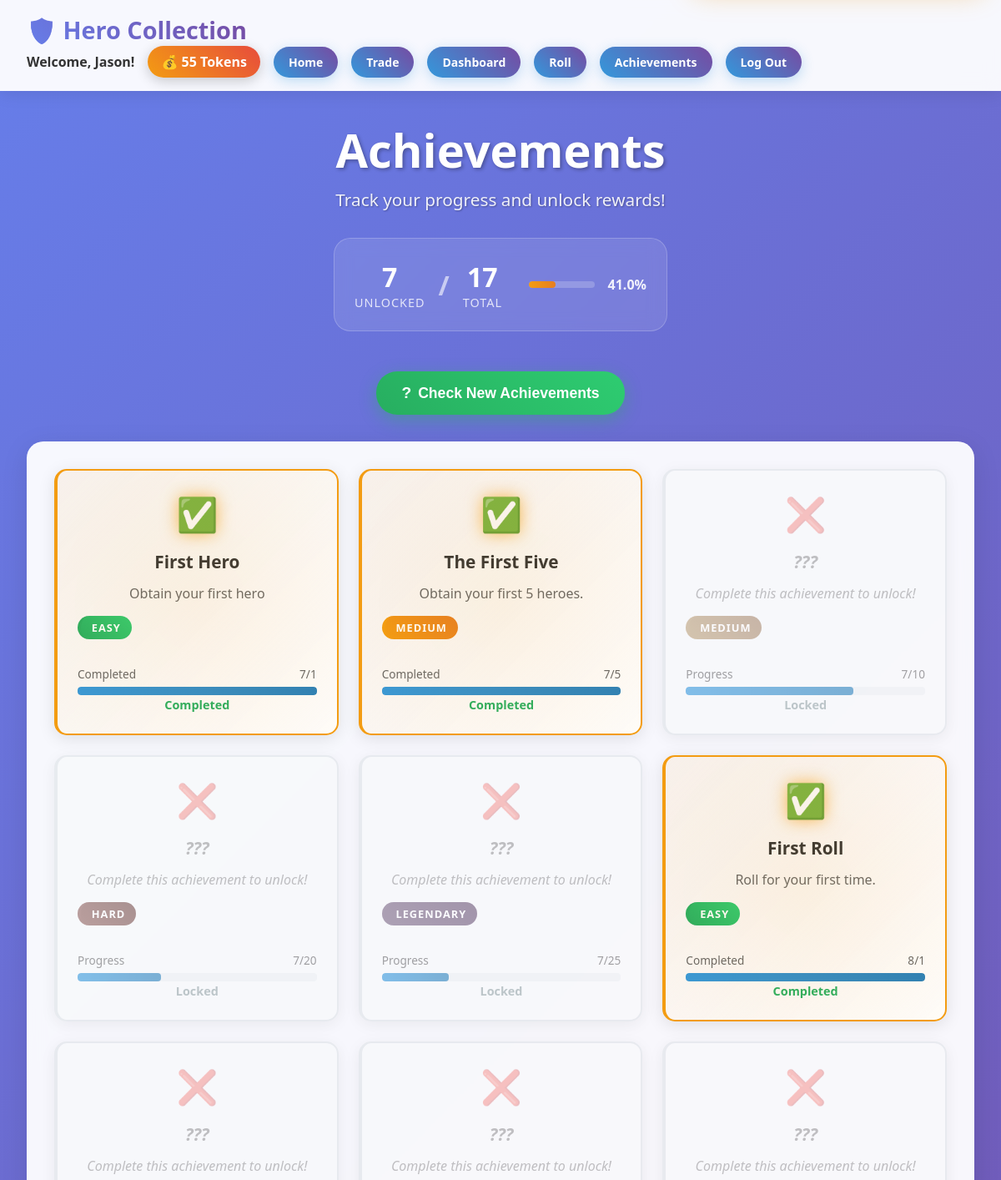
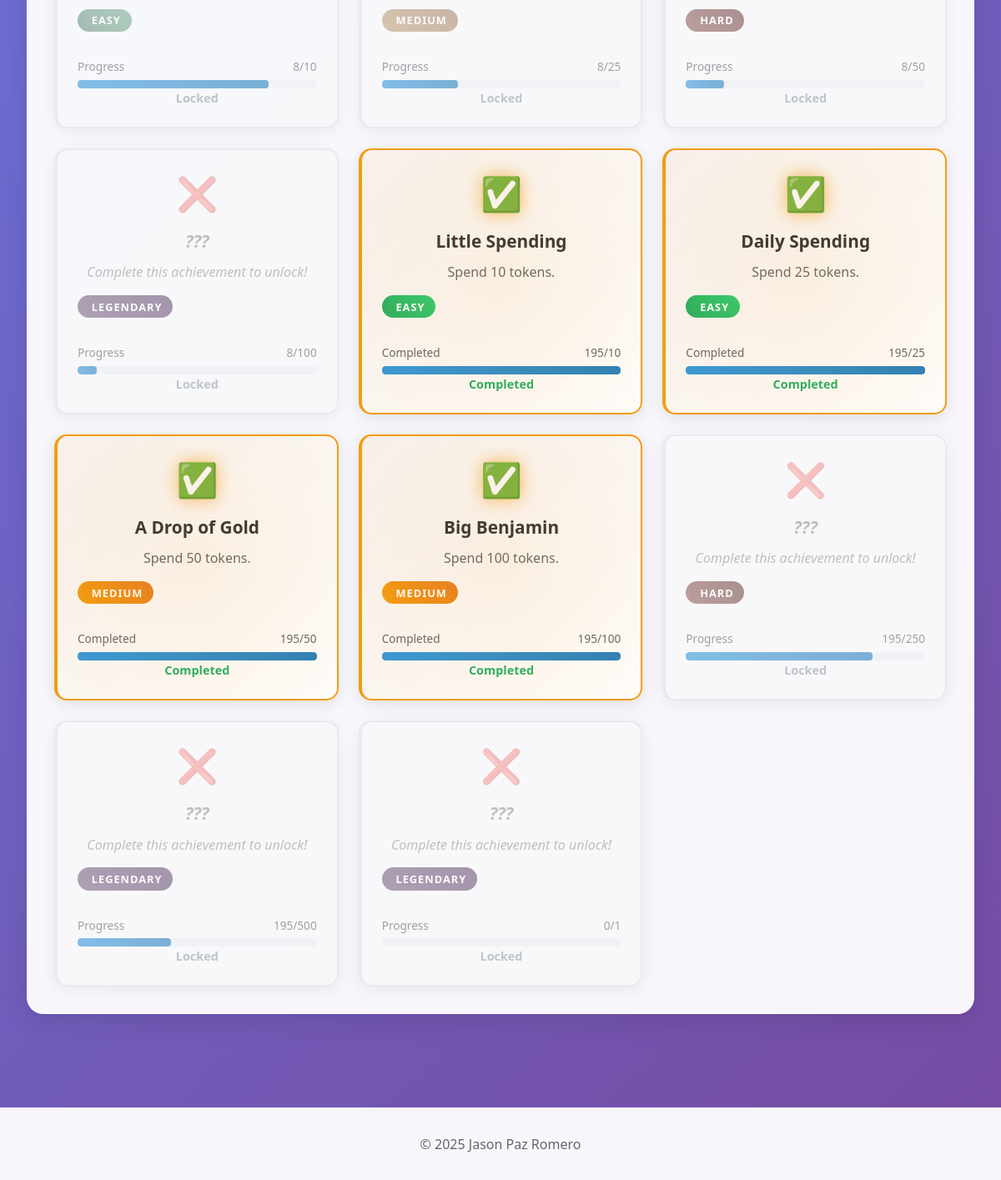
/achievements (signed in), run on the app's committed database (2 pictures, top to bottom).
### main.py (models this page shows)
class User(db.Model, UserMixin):
    id = db.Column(db.Integer, primary_key=True)
    username = db.Column(db.String(30), nullable=False)
    password = db.Column(db.String(70), nullable=False)
    tokens = db.Column(db.Integer, default=50)
    tokens_spent = db.Column(db.Integer, default=0)
    rolls_done = db.Column(db.Integer, default=0)
    last_daily_claim = db.Column(db.DateTime, default=datetime.utcnow)
    security_question = db.Column(db.String(200), nullable=True)
    security_answer_hash = db.Column(db.String(200), nullable=True)
    heroes = db.relationship('Hero', secondary=user_heroes, backref="owners")
    heroes_history = db.relationship('Hero', secondary=user_hero_history, backref="historical_owners")
    achievements = db.relationship("Achievement", secondary=user_achievements, backref="owners")

class Achievement(db.Model):
    id = db.Column(db.Integer, primary_key=True)
    name = db.Column(db.String(50), nullable=False)
    description = db.Column(db.String(200), nullable=False)
    type = db.Column(db.String(100), nullable=False)
    value = db.Column(db.Integer, default=0)
    difficulty = db.Column(db.String(50), nullable=False)

### main.py (the view)
@app.route('/achievements')
@login_required
def achievements():
    all_achievements = Achievement.query.all()
    user_achievements = current_user.achievements
    user_achievement_ids = [a.id for a in user_achievements]
    newly_unlocked_achievements = []
    return render_template('achievement.html',
        all_achievements=all_achievements,
        user_achievements=user_achievements,
        user_achievement_ids=user_achievement_ids,
        newly_unlocked_achievements=newly_unlocked_achievements
    )

### main.py (called while the page is built)
@login_manager.user_loader
def load_user(user_id):
    return User.query.get(int(user_id))

### templates/achievement.html (shortened to what this page needs)
{% extends "base.html" %}
{% block content %}
<link rel="stylesheet" href="{{ url_for('static', filename='achievement.css') }}">
{% set unlocked_count = user_achievements|length %}
{% set total_count = all_achievements|length %}
{% set overall_progress = 0 %}
{% if total_count > 0 %}
    {% set overall_progress = ((unlocked_count / total_count) * 100) | round(0, 'floor') %}
{% endif %}
<div class="container">
    <div class="achievements-header">
        <h1 class="achievements-title">Achievements</h1>
        <p class="achievements-subtitle">Track your progress and unlock rewards!</p>
        <div class="achievement-stats">
            <div class="stat-item">
                <span class="stat-number">{{ unlocked_count }}</span>
                <span class="stat-label">Unlocked</span>
            </div>
            <div class="stat-divider">/</div>
            <div class="stat-item">
                <span class="stat-number">{{ total_count }}</span>
                <span class="stat-label">Total</span>
            </div>
            <div class="progress-bar" aria-label="Overall achievement progress">
                <div class="progress-fill" style="width: {{ overall_progress }}%;"></div>
            </div>
            <div class="progress-percent">{{ overall_progress }}%</div>
        </div>
    </div>
    <div class="check-section">
        <form method="POST" action="{{ url_for('check_achievements') }}">
            <button type="submit" class="btn-check-achievements">
                <span class="check-icon">?</span>
                Check New Achievements
            </button>
        </form>
    </div>
    <div class="achievements-section">
        <div class="achievements-grid">
            {% for achievement in all_achievements %}
                {% set is_unlocked = achievement.id in user_achievement_ids %}
                {% set target_value = achievement.value | int %}
                {% if achievement.type == "goku" and target_value == 0 %}
                    {% set target_value = 1 %}
                {% endif %}
                {% if achievement.type == "hero_collection" %}
                    {% set current_value = current_user.heroes | length %}
                {% elif achievement.type == "roll_count" %}
                    {% set current_value = current_user.rolls_done %}
                {% elif achievement.type == "tokens_spent" %}
                    {% set current_value = current_user.tokens_spent %}
                {% elif achievement.type == "goku" %}
                    {% set current_value = 1 if current_user.heroes | selectattr('name', 'equalto', 'Goku') | list | length > 0 else 0 %}
                {% else %}
                    {% set current_value = 0 %}
                {% endif %}
                {% if target_value > 0 %}
                    {% set progress_percent = (current_value / target_value * 100) | round(0, 'floor') %}
                {% else %}
                    {% set progress_percent = 0 %}
                {% endif %}
                {% if is_unlocked %}
                    {% set progress_percent = 100 %}
                {% elif progress_percent > 100 %}
                    {% set progress_percent = 100 %}
                {% endif %}
                <div class="achievement-card {% if not is_unlocked %}locked{% endif %} difficulty-{{ achievement.difficulty.lower() }}"
                     data-difficulty="{{ achievement.difficulty.lower() }}"
                     data-status="{% if is_unlocked %}unlocked{% else %}locked{% endif %}">
                    <div class="achievement-icon">
                        {% if is_unlocked %}
                            <span class="trophy-icon">✅</span>
                        {% else %}
                            <span class="locked-icon">❌</span>
                        {% endif %}
                    </div>
                    <div class="achievement-content">
                        <div class="achievement-name">
                            {% if is_unlocked %}
                                {{ achievement.name }}
                            {% else %}
                                <span class="hidden-text">???</span>
                            {% endif %}
                        </div>
                        <div class="achievement-description">
                            {% if is_unlocked %}
                                {{ achievement.description }}
                            {% else %}
                                <span class="hidden-description">Complete this achievement to unlock!</span>
                            {% endif %}
                        </div>
                        <div class="achievement-difficulty difficulty-{{ achievement.difficulty.lower() }}">
                            {{ achievement.difficulty }}
                        </div>
                    </div>
                    <div class="achievement-progress">
                        <div class="progress-meta">
                            <span class="progress-label">{% if is_unlocked %}Completed{% else %}Progress{% endif %}</span>
                            {% if target_value > 0 %}
                                <span class="progress-count">{{ current_value }}/{{ target_value }}</span>
                            {% endif %}
                        </div>
                        <div class="progress-bar">
                            <div class="progress-fill" style="width: {{ progress_percent }}%;"></div>
                        </div>
                    </div>
                    <div class="achievement-status">
                        {% if is_unlocked %}
                            <span class="status-completed">Completed</span>
                        {% else %}
                            <span class="status-locked">Locked</span>
                        {% endif %}
                    </div>
                    {% if is_unlocked %}
                        <div class="unlock-glow"></div>
                    {% endif %}
                </div>
            {% endfor %}
        </div>
    </div>
</div>
{% endblock %}

### templates/base.html (shortened to what this page needs)
<!DOCTYPE html>
<html lang="en">
<head>
    <link rel="stylesheet" href="{{ url_for('static', filename='style.css') }}">
</head>
<body>
    {% include 'header.html' %}
    <div class="content">
        {% block content %}{% endblock %}
    </div>
    {% include 'footer.html' %}
</body>
</html>

### templates/header.html (shortened to what this page needs)
<nav class="navbar">
    <div class="navbar-content">
        <div class="logo">🛡️ Hero Collection</div>
        <div class="nav-links">
            <div class="username">Welcome, {{ current_user.username }}!</div>
            <div class="tokens">💰 {{ current_user.tokens }} Tokens</div>
            <div class="homeL"><a href="{{ url_for('home')}}">Home</a></div>
            <div class="homeL"><a href="{{ url_for('trade')}}">Trade</a></div>
            <div class="homeL"><a href="{{ url_for('dashboard')}}">Dashboard</a></div>
            <div class="homeL"><a href="{{ url_for('roll')}}">Roll</a></div>
            <div class="homeL"><a href="{{ url_for('achievements')}}">Achievements</a></div>
            <div class="homeL"><a href="{{ url_for('logout')}}">Log Out</a></div>
        </div>
    </div>
</nav>

### templates/footer.html
<footer class="footer">
    <p>&copy; 2025 Jason Paz Romero</p>
</footer>

### static/style.css (style rules this page uses)
* { margin: 0; padding: 0; box-sizing: border-box; }
body { font-family: 'Segoe UI', Tahoma, Geneva, Verdana, sans-serif; background: linear-gradient(135deg, #667eea 0%, #764ba2 100%); min-height: 100vh; color: #333; align-items: center; gap: 1rem; }
.navbar { background: rgba(255, 255, 255, 0.95); backdrop-filter: blur(10px); padding: 1rem 2rem; box-shadow: 0 2px 20px rgba(0,0,0,0.1); position: sticky; top: 0; z-index: 100; }
.navbar-content { display: flex; justify-content: space-between; align-items: center; max-width: 1200px; margin: 0 auto; flex-wrap: wrap; }
.logo { font-size: 1.8rem; font-weight: bold; background: linear-gradient(45deg, #667eea, #764ba2); -webkit-background-clip: text; -webkit-text-fill-color: transparent; background-clip: text; }
.nav-links { display: flex; align-items: center; gap: 1rem; }
.tokens { background: linear-gradient(45deg, #f39c12, #e74c3c); color: white; padding: 0.5rem 1rem; border-radius: 20px; font-weight: bold; box-shadow: 0 4px 15px rgba(0,0,0,0.2); }
.homeL { background: linear-gradient(45deg, #3498db, #764ba2); color: white; padding: 9px 18px; border-radius: 25px; font-weight: bold; text-decoration: none; display: inline-block; box-shadow: 0 4px 15px rgba(52, 152, 219, 0.3); transition: all 0.3s ease; transform: scale(1); font-size: 0.875rem; }
a { color: white; text-decoration: none; }
.username { font-weight: 600; color: #333; }
.container { max-width: 1200px; margin: 0 auto; padding: 2rem; }
footer { background: rgba(255, 255, 255, 0.95); backdrop-filter: blur(10px); border-top: 1px solid rgba(255, 255, 255, 0.2); padding: 2rem; margin-top: 3rem; text-align: center; color: #666; }

### data on the page
User: username "Jason", tokens "55"
Achievement: name "First Hero", description "Obtain your first hero", difficulty "EASY", shows "Completed", current_value "7", value "1", {{ progress_percent }} 100 (drawn)
Achievement: name "The First Five", description "Obtain your first 5 heroes.", difficulty "MEDIUM", shows "Completed", current_value "7", value "5", {{ progress_percent }} 100 (drawn)
Achievement: shows "Complete this achievement to unlock!", difficulty "MEDIUM", shows "Progress", current_value "7", value "10", {{ progress_percent }} 70.0 (drawn), shows "Locked"
Achievement: shows "Complete this achievement to unlock!", difficulty "HARD", shows "Progress", current_value "7", value "20", {{ progress_percent }} 35.0 (drawn), shows "Locked"
Achievement: shows "Complete this achievement to unlock!", difficulty "LEGENDARY", shows "Progress", id "7", value "25", {{ progress_percent }} 28.0 (drawn), shows "Locked"
Achievement: name "First Roll", description "Roll for your first time.", difficulty "EASY", shows "Completed", id "8", value "1", {{ progress_percent }} 100 (drawn)
Achievement: shows "Complete this achievement to unlock!", difficulty "EASY", shows "Progress", current_value "8", value "10", {{ progress_percent }} 80.0 (drawn), shows "Locked"
Achievement: shows "Complete this achievement to unlock!", difficulty "MEDIUM", shows "Progress", current_value "8", value "25", {{ progress_percent }} 32.0 (drawn), shows "Locked"
Achievement: shows "Complete this achievement to unlock!", difficulty "HARD", shows "Progress", current_value "8", value "50", {{ progress_percent }} 16.0 (drawn), shows "Locked"
Achievement: shows "Complete this achievement to unlock!", difficulty "LEGENDARY", shows "Progress", current_value "8", value "100", {{ progress_percent }} 8.0 (drawn), shows "Locked"
Achievement: name "Little Spending", description "Spend 10 tokens.", difficulty "EASY", shows "Completed", current_value "195", value "10", {{ progress_percent }} 100 (drawn)
Achievement: name "Daily Spending", description "Spend 25 tokens.", difficulty "EASY", shows "Completed", current_value "195", value "25", {{ progress_percent }} 100 (drawn)
Achievement: name "A Drop of Gold", description "Spend 50 tokens.", difficulty "MEDIUM", shows "Completed", current_value "195", value "50", {{ progress_percent }} 100 (drawn)
Achievement: name "Big Benjamin", description "Spend 100 tokens.", difficulty "MEDIUM", shows "Completed", current_value "195", value "100"
Achievement: shows "Complete this achievement to unlock!", difficulty "HARD", shows "Progress", current_value "195", value "250", {{ progress_percent }} 78.0 (drawn), shows "Locked"
Achievement: shows "Complete this achievement to unlock!", difficulty "LEGENDARY", shows "Progress", current_value "195", value "500", {{ progress_percent }} 39.0 (drawn), shows "Locked"
Achievement: shows "Complete this achievement to unlock!", difficulty "LEGENDARY", shows "Progress", value "0", target_value "1", shows "Locked"

### other printed values
{{ unlocked_count }} "7"
{{ total_count }} "17"
{{ overall_progress }} "41.0"
